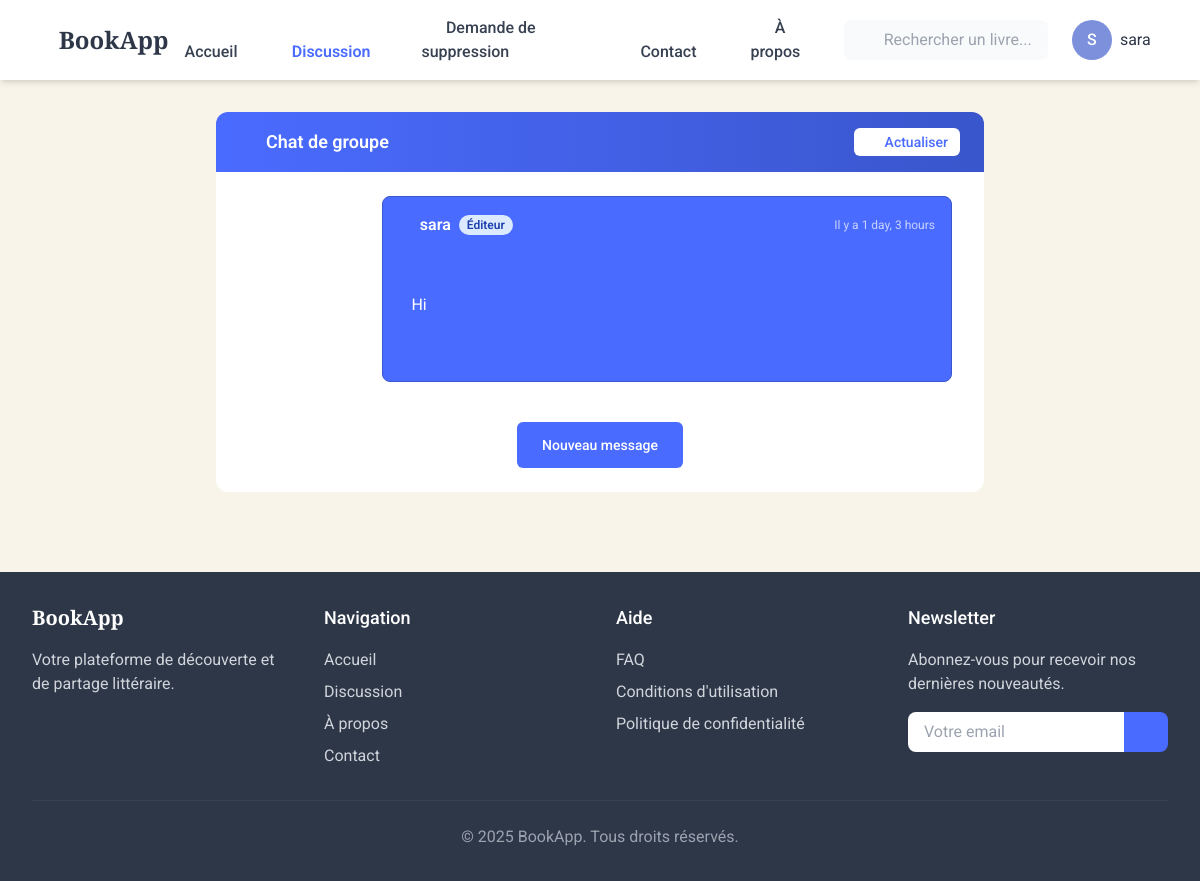
Page /ulchat/ (signed in) on the committed database.
### bookstore/models.py (models this page shows, shortened)
class User(AbstractUser):
    is_admin = models.BooleanField(default=False)
    is_publisher = models.BooleanField(default=False)
    is_librarian = models.BooleanField(default=False)
    class Meta:
        swappable = 'AUTH_USER_MODEL'

class Chat(models.Model):
    user = models.ForeignKey(User, on_delete=models.CASCADE)
    message = models.TextField()
    posted_at = models.DateTimeField(auto_now=True, null=True)

### bookstore/views.py (the view)
# urls.py: path('ulchat/', views.UListChat.as_view(), name='ulchat'),
class UListChat(LoginRequiredMixin, ListView):
	model = Chat
	template_name = 'publisher/chat_list.html'
	def get_queryset(self):
		return Chat.objects.filter(posted_at__lt=timezone.now()).order_by('posted_at')

### bookstore/templates/publisher/chat_list.html (shortened to what this page needs)
{% extends 'publisher/base.html' %}
{% load static %}
{% block content %}
<body class="bg-gray-50 min-h-screen font-sans">
  <div class="container mx-auto px-4 py-8">
    <div class="max-w-3xl mx-auto">
      <div class="bg-white rounded-xl shadow-card overflow-hidden transition-all duration-300 hover:shadow-lg">
        <div class="bg-gradient-to-r from-primary to-primary-dark px-6 py-4">
          <div class="flex justify-between items-center">
            <h2 class="text-lg font-semibold text-white flex items-center">
              <i class="fas fa-comments mr-3"></i>Chat de groupe
            </h2>
            <a
              href="{% url 'ulchat' %}"
              class="bg-white text-primary px-3 py-1 rounded-md text-sm font-medium hover:bg-gray-100 transition-colors flex items-center"
            >
              <i class="fas fa-sync-alt mr-2"></i> Actualiser
            </a>
          </div>
        </div>
        <div class="p-6">
          {% if object_list %}
          <div class="chat-container max-h-[500px] overflow-y-auto pr-2 mb-6">
            {% for chat in object_list %}
            <div
              class="chat-message mb-4 p-4 rounded-lg transition-all duration-300 hover:shadow-md hover:-translate-y-1
              {% if chat.user == request.user %}
                bg-primary text-white ml-auto border border-primary-dark
              {% else %}
                bg-gray-50 border border-gray-200
              {% endif %}"
              style="max-width: 80%"
            >
              <div class="flex justify-between items-center mb-2">
                <span class="font-semibold flex items-center">
                  <i
                    class="fas
                    {% if chat.user.is_superuser or chat.user.is_admin %}
                      fa-shield-alt text-green-400
                    {% elif chat.user.is_librarian %}
                      fa-book-reader text-red-400
                    {% else %}
                      fa-user text-blue-400
                    {% endif %}
                    mr-2"
                  ></i>
                  {{ chat.user.username }}
                  <span
                    class="ml-2 text-xs px-2 py-0.5 rounded-full
                    {% if chat.user.is_superuser or chat.user.is_admin %}
                      bg-green-100 text-green-800
                    {% elif chat.user.is_librarian %}
                      bg-red-100 text-red-800
                    {% else %}
                      bg-blue-100 text-blue-800
                    {% endif %}"
                  >
                    {% if chat.user.is_superuser or chat.user.is_admin %}
                      Admin
                    {% elif chat.user.is_librarian %}
                      Bibliothécaire
                    {% else %}
                      Éditeur
                    {% endif %}
                  </span>
                </span>
                <small
                  class="{% if chat.user == request.user %}text-white/70{% else %}text-gray-500{% endif %} text-xs"
                >
                  <i class="far fa-clock mr-1"></i> Il y a {{ chat.posted_at|timesince }}
                </small>
              </div>
              <div class="chat-content pl-3 whitespace-pre-wrap break-words">
                {{ chat.message|linebreaks }}
              </div>
            </div>
            {% endfor %}
          </div>
          {% endif %}
          <div class="text-center mt-6">
            <a
              href="{% url 'ucchat' %}"
              class="group relative inline-flex items-center px-6 py-3 border border-transparent text-sm font-medium rounded-md text-white bg-primary hover:bg-primary-dark focus:outline-none focus:ring-2 focus:ring-offset-2 focus:ring-primary transition-all duration-300 shadow-button hover:shadow-md"
            >
              <span class="absolute left-0 inset-y-0 flex items-center pl-3">
                <i class="fas fa-plus text-gray-200 group-hover:text-white"></i>
              </span>
              Nouveau message
            </a>
          </div>
        </div>
      </div>
    </div>
  </div>
</body>
{% endblock %}

### bookstore/templates/publisher/base.html (shortened to what this page needs)
<!DOCTYPE html>
<html lang="fr">
  <head>
    {% load static %}
    <link
      href="{% static 'vendor/fontawesome-free/css/all.min.css' %}"
      rel="stylesheet"
    />
    <script src="https://cdn.tailwindcss.com"></script>
  </head>
  <body class="bg-secondary-light min-h-screen font-sans">
    <nav class="bg-white fixed w-full z-50 shadow-md">
      <div class="max-w-7xl mx-auto px-4 sm:px-6 lg:px-8">
        <div class="flex items-center justify-between h-20">
          <div class="flex-shrink-0 flex items-center">
            <a href="{% url 'publisher' %}" class="flex items-center">
              <i class="fas fa-book-open text-primary text-2xl mr-2"></i>
              <span class="text-2xl font-serif font-bold text-dark">
                BookApp
              </span>
            </a>
          </div>
          <div class="hidden md:flex md:items-center md:space-x-2">
            <a
              href="{% url 'publisher' %}"
              class="nav-link {% if request.path == '/' %}active{% endif %}"
            >
              <i class="fas fa-home mr-2"></i> Accueil
            </a>
            <a
              href="{% url 'ulchat' %}"
              class="nav-link {% if 'chat' in request.path %}active{% endif %}"
            >
              <i class="fas fa-comments mr-2"></i> Discussion
            </a>
            <a
              href="{% url 'request_form' %}"
              class="nav-link {% if 'request' in request.path %}active{% endif %}"
            >
              <i class="fas fa-trash-alt mr-2"></i> Demande de suppression
            </a>
            <a
              href="{% url 'feedback_form' %}"
              class="nav-link {% if 'feedback' in request.path %}active{% endif %}"
            >
              <i class="fas fa-envelope mr-2"></i> Contact
            </a>
            <a
              href="{% url 'about' %}"
              class="nav-link {% if 'about' in request.path %}active{% endif %}"
            >
              <i class="fas fa-info-circle mr-2"></i> À propos
            </a>
          </div>
          <div class="hidden md:flex md:items-center md:space-x-6">
            <form action="{% url 'usearch' %}" class="flex-1 max-w-xs">
              <div class="relative">
                <input
                  type="text"
                  name="query"
                  class="w-full bg-gray-50 text-dark rounded-lg pl-10 pr-4 py-2 focus:outline-none focus:ring-2 focus:ring-primary focus:border-transparent"
                  placeholder="Rechercher un livre..."
                  required
                />
                <div
                  class="absolute inset-y-0 left-0 pl-3 flex items-center pointer-events-none"
                >
                </div>
              </div>
            </form>
            <div class="relative group">
              <button
                id="userMenuButton"
                class="flex items-center space-x-2 text-dark hover:text-primary focus:outline-none transition-colors"
                aria-expanded="false"
              >
                <div class="w-10 h-10 rounded-full bg-primary-light flex items-center justify-center text-white font-medium">
                  {{ user.username|first|upper }}
                </div>
                <span class="hidden lg:inline">{{ user.username }}</span>
                <i class="fas fa-chevron-down text-xs"></i>
              </button>
            </div>
          </div>
        </div>
      </div>
    </nav>
    <main class="pt-20 pb-12">
      {% block content %}{% endblock %}
    </main>
    <footer class="bg-dark text-white py-8">
      <div class="max-w-7xl mx-auto px-4 sm:px-6 lg:px-8">
        <div class="grid grid-cols-1 md:grid-cols-4 gap-8">
          <div>
            <h3 class="text-xl font-serif font-bold mb-4">BookApp</h3>
            <p class="text-gray-300">Votre plateforme de découverte et de partage littéraire.</p>
            <div class="mt-4 flex space-x-4">
              <a href="#" class="text-gray-300 hover:text-white transition-colors">
                <i class="fab fa-facebook-f"></i>
              </a>
              <a href="#" class="text-gray-300 hover:text-white transition-colors">
                <i class="fab fa-twitter"></i>
              </a>
              <a href="#" class="text-gray-300 hover:text-white transition-colors">
                <i class="fab fa-instagram"></i>
              </a>
            </div>
          </div>
          <div>
            <h4 class="text-lg font-medium mb-4">Navigation</h4>
            <ul class="space-y-2">
              <li><a href="{% url 'publisher' %}" class="text-gray-300 hover:text-white transition-colors">Accueil</a></li>
              <li><a href="{% url 'ulchat' %}" class="text-gray-300 hover:text-white transition-colors">Discussion</a></li>
              <li><a href="{% url 'about' %}" class="text-gray-300 hover:text-white transition-colors">À propos</a></li>
              <li><a href="{% url 'feedback_form' %}" class="text-gray-300 hover:text-white transition-colors">Contact</a></li>
            </ul>
          </div>
          <div>
            <h4 class="text-lg font-medium mb-4">Aide</h4>
            <ul class="space-y-2">
              <li><a href="#" class="text-gray-300 hover:text-white transition-colors">FAQ</a></li>
              <li><a href="#" class="text-gray-300 hover:text-white transition-colors">Conditions d'utilisation</a></li>
              <li><a href="#" class="text-gray-300 hover:text-white transition-colors">Politique de confidentialité</a></li>
            </ul>
          </div>
          <div>
            <h4 class="text-lg font-medium mb-4">Newsletter</h4>
            <p class="text-gray-300 mb-4">Abonnez-vous pour recevoir nos dernières nouveautés.</p>
            <form class="flex">
              <input type="email" placeholder="Votre email" class="px-4 py-2 rounded-l-lg focus:outline-none text-dark w-full">
              <button type="submit" class="bg-primary hover:bg-primary-dark px-4 py-2 rounded-r-lg text-white">
                <i class="fas fa-paper-plane"></i>
              </button>
            </form>
          </div>
        </div>
        <div class="border-t border-gray-700 mt-8 pt-6 text-center text-gray-400">
          <p>&copy; 2025 BookApp. Tous droits réservés.</p>
        </div>
      </div>
    </footer>
  </body>
</html>

### bookstore/templates/publisher/chat_list.html (style rules this page uses)
.chat-container { scrollbar-width: thin; scrollbar-color: #4e73df #f3f4f6; }

### rows in the picture
User: username|first "S", username "sara"
Chat: user.username "sara", shows "Éditeur", posted_at "1 day, 3 hours", message "Hi"
